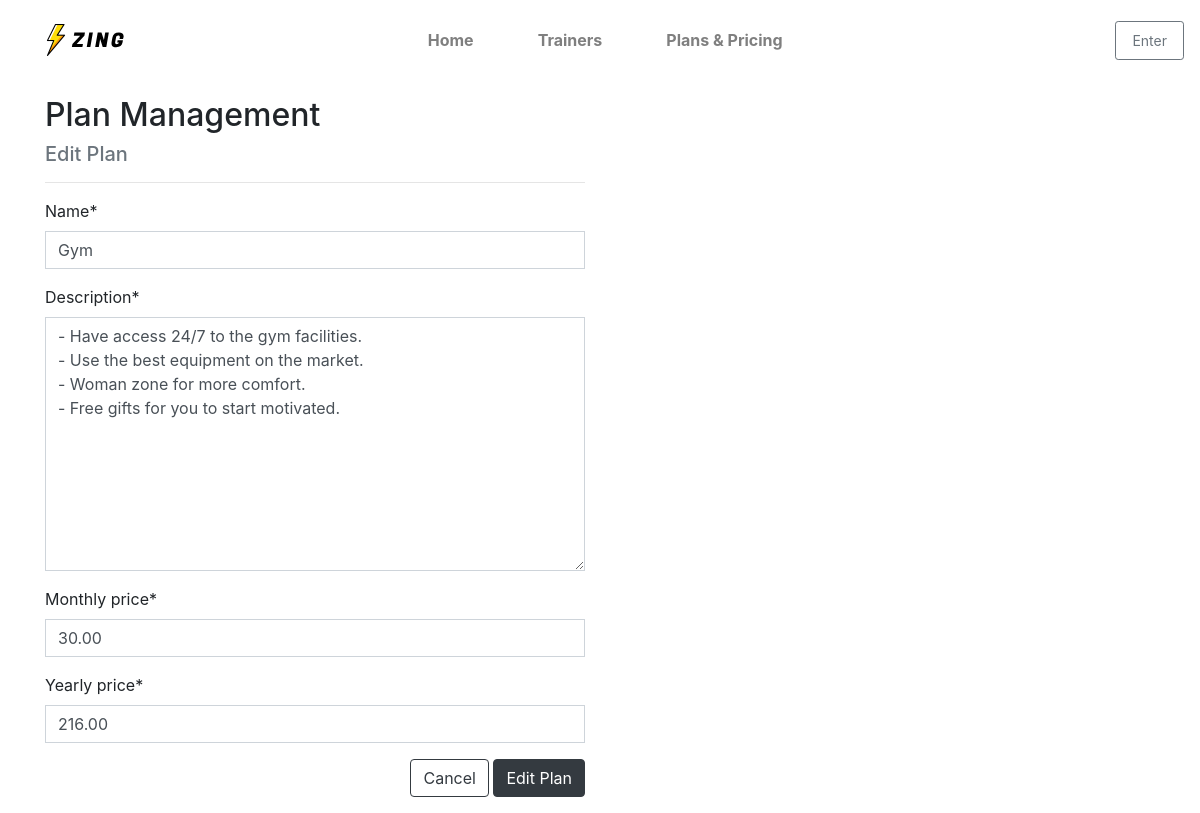
/plans/edit/1/ (signed in), run on an earlier commit of the app's database.
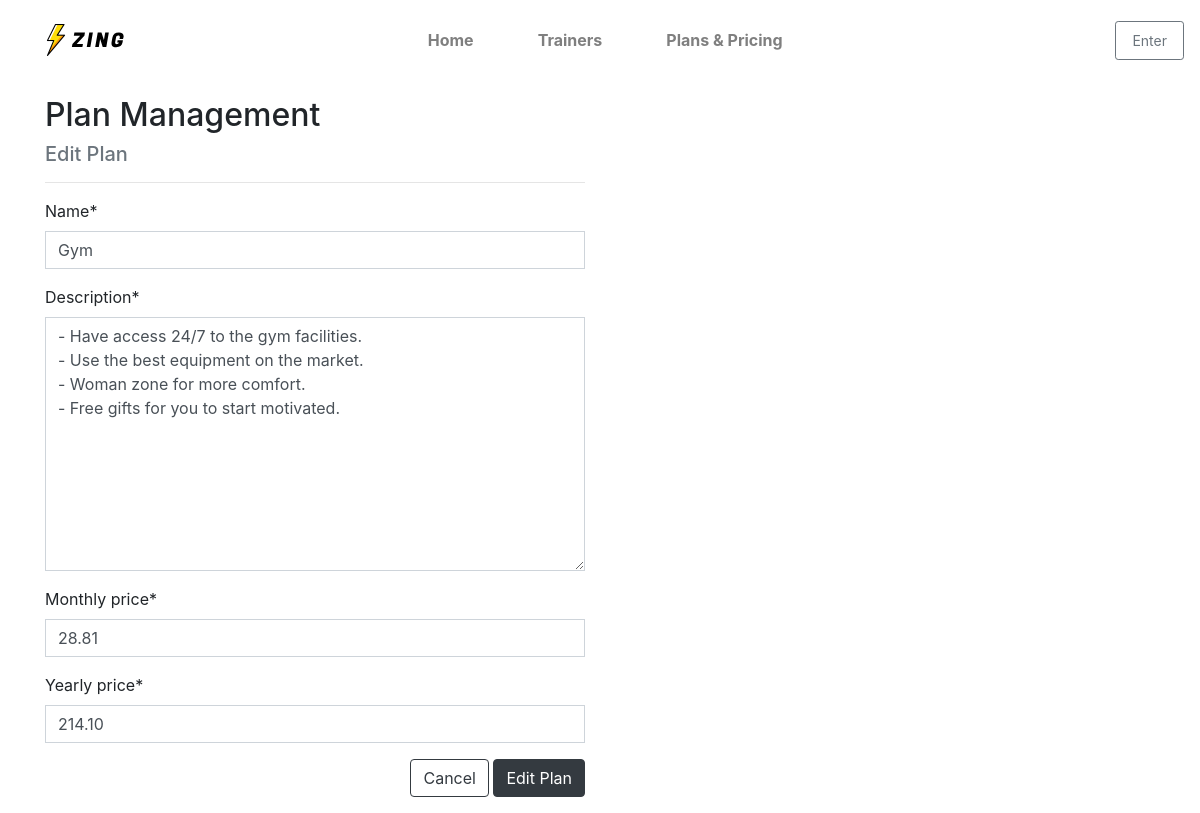
And on a later commit of the database.
### plans/models.py (models this page shows, shortened)
class Plan(models.Model):
    name = models.CharField(max_length=100)
    description = models.TextField()
    monthly_price = models.DecimalField(max_digits=6, decimal_places=2)
    yearly_price = models.DecimalField(max_digits=6, decimal_places=2)

### plans/views.py (the view)
# urls.py: path('edit/<int:plan_id>/', views.edit_plan, name='edit_plan'),
@login_required
def edit_plan(request, plan_id):
    if not request.user.is_superuser:
        messages.error(request, 'Sorry, only admin can do that.')
        return redirect(reverse('home'))
    plan = get_object_or_404(Plan, pk=plan_id)
    if request.method == 'POST':
        form = PlanForm(request.POST, request.FILES, instance=plan)
        if form.is_valid():
            form.save()
            messages.success(request, 'Successfully updated plan!')
            return redirect(reverse('plans'))
        else:
            messages.error(request,
                           ('Failed to update plan. '
                            'Please ensure the form is valid.'))
    else:
        form = PlanForm(instance=plan)
        messages.info(request, f'You are editing {plan.name}')
    template = 'plans/edit_plan.html'
    context = {
        'form': form,
        'plan': plan,
    }
    return render(request, template, context)

### plans/forms.py
class PlanForm(forms.ModelForm):
    class Meta:
        model = Plan
        fields = '__all__'
    def __init__(self, *args, **kwargs):
        super().__init__(*args, **kwargs)
        for field_name, field in self.fields.items():
            field.widget.attrs['class'] = 'border-black rounded-0'

### plans/templates/plans/edit_plan.html (shortened to what this page needs)
{% extends "base.html" %}
{% load crispy_forms_tags %}
{% block content %}
<div class="container mt-4">
    <div class="row">
        <div class="col-12 col-md-6 mb-2">
            <h2>Plan Management</h2>
            <h5 class="text-muted">Edit Plan</h5>
            <hr>
            <form method="POST" action="{% url 'edit_plan' plan.id %}" class="form mb-2">
                {% for field in form %}
                    {{ field | as_crispy_field }}
                {% endfor %}
                <div class="text-right">
                    <a href="{% url 'plans' %}" class="btn btn-outline-dark">Cancel</a>
                    <button type="submit" class="btn btn-dark">Edit Plan</button>
                </div>
            </form>
        </div>
    </div>
</div>
{% endblock %}

What changed in the data, as far as the page shows it:
changed Plan "Gym": monthly_price "30.00" → "28.81"; yearly_price "216.00" → "214.10"
